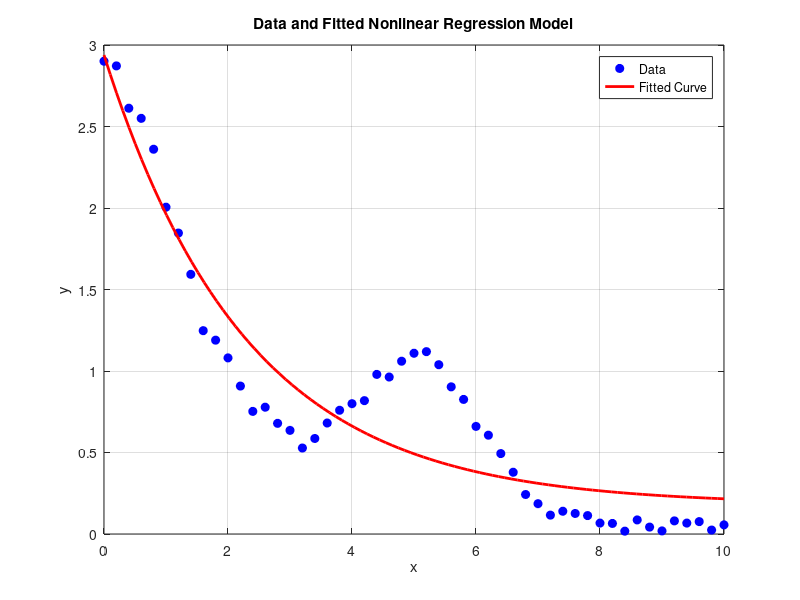

Here is the MATLAB script that generated this plot:
load('Problem_3_data.mat');

whos;

x_data = x;
y_data = y;

figure;
plot(x_data, y_data, 'bo', 'MarkerFaceColor', 'b');
title('Data Plot');
xlabel('x');
ylabel('y');
grid on;

model = @(params, x) params(1) * exp(-params(2) * x) + params(3);

initial_guess = [1, 0.1, 1];

options = optimset('Display', 'off');
params_estimated = lsqnonlin(@(params) model(params, x_data) - y_data, initial_guess, [], [], options);

hold on;
x_fit = linspace(min(x_data), max(x_data), 100);
y_fit = model(params_estimated, x_fit);

plot(x_fit, y_fit, 'r-', 'LineWidth', 2);
legend('Data', 'Fitted Curve');
title('Data and Fitted Nonlinear Regression Model');
grid on;
hold off;

disp('Estimated Parameters:');
disp(params_estimated);
